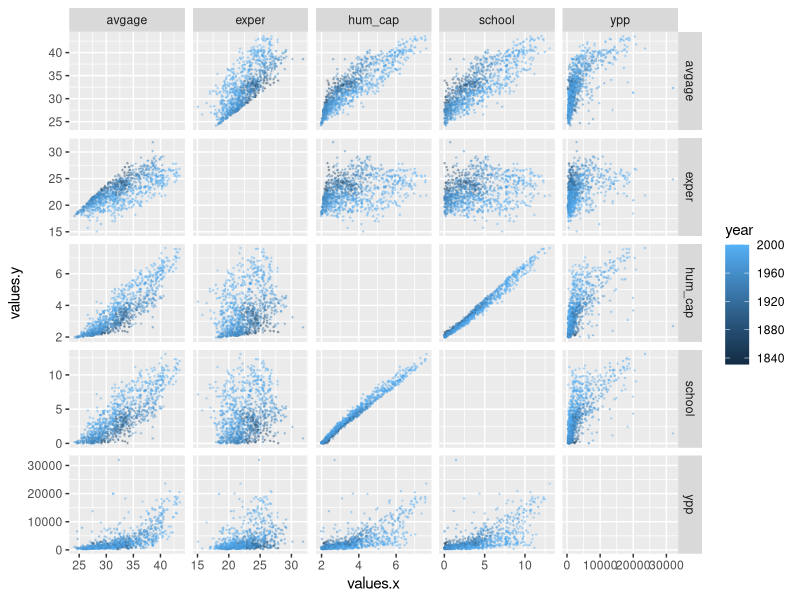

Write R code to recreate this figure.
## ---- chunk 1
suppressPackageStartupMessages(library(tidyverse))

econ <- 
  read_csv("historical_econ.csv", show_col_types = FALSE)

econ_updated <-
  econ %>% 
  select(-sscap, -kpw, -lf2) %>% 
  pivot_longer(cols = c("ypp", "school", "avgage", "exper", "hum_cap"), names_to = "names", values_to = "values")

econ_joined <-
  econ_updated %>% 
  full_join(econ_updated, by = c("country", "region", "year", "pop", "lfpr")) %>% 
  filter(names.x != names.y)

ggplot(econ_joined) +
  geom_point(aes(x = values.x, y = values.y, color = year), size = 0.25, alpha = 0.3) +
  facet_grid(names.y ~ names.x, scales = "free")
## ---- chunk 2
suppressPackageStartupMessages(library(leaps))

forwardSelection <-
  leaps::regsubsets(
    ypp ~ . -country -region -year,
    method = "forward",
    data = econ,
    nvmax = 10) %>% 
  summary()

forwardSelection$which
index <- which.min(forwardSelection$cp)
colnames(forwardSelection$which)[forwardSelection$which[index,]]
forwardSelection$cp

fullModel <- lm(ypp ~ 1 -country -region -year, econ)
summary(fullModel)

bestModel <- lm(ypp ~ avgage + exper + hum_cap + kpw, econ)
summary(bestModel)
## ---- chunk 3
suppressPackageStartupMessages(library(leaps))

backwardSelection <-
  leaps::regsubsets(
    ypp ~ . -country -region -year,
    method = "backward",
    data = econ,
    nvmax = 10) %>% 
  summary()

backwardSelection$which
index <- which.min(backwardSelection$cp)
colnames(backwardSelection$which)[backwardSelection$which[index,]]
backwardSelection$cp

fullModel <- lm(ypp ~ 1 -country -region -year, econ)
summary(fullModel)

bestModel <- lm(ypp ~ avgage + exper + hum_cap + kpw, econ)
summary(bestModel)
## ---- chunk 4
tibble(names = names(backwardSelection$which[2,]),
       forward = forwardSelection$which[2,],
       backward = backwardSelection$which[2,])

table(forwardSelection$which == backwardSelection$which)
## ---- chunk 5
suppressPackageStartupMessages(library(modelr))
kcv <- 
  crossv_loo(econ) %>% 
  mutate(mod = map(train, 
                   ~lm(ypp ~ avgage + exper + hum_cap + kpw, data = .)
                   )) %>% 
  mutate(mse = map2_dbl(mod, test, mse))

mean(kcv$mse)/1000000
(mean(kcv$mse) + 1.96*sd(kcv$mse)/sqrt(nrow(econ)))/1000000
(mean(kcv$mse) - 1.96*sd(kcv$mse)/sqrt(nrow(econ)))/1000000
